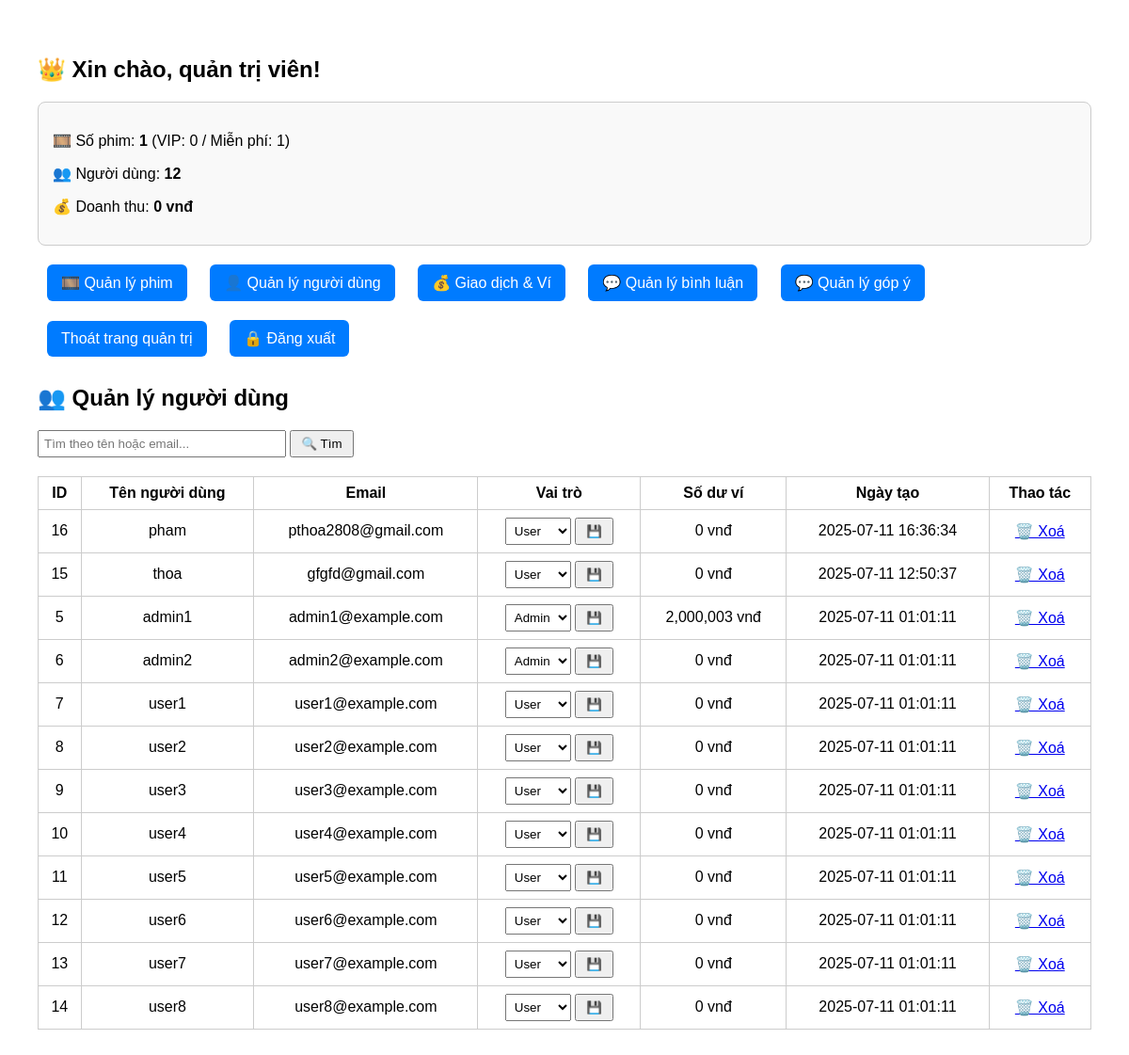
/admin/user_manage.php (signed in), run on the app's committed database.
### tables this page shows
CREATE TABLE `users` (
  `id` int(11) NOT NULL,
  `username` varchar(50) NOT NULL,
  `password` varchar(255) NOT NULL,
  `email` varchar(100) DEFAULT NULL,
  `role` enum('user','admin') DEFAULT 'user',
  `balance` int(11) DEFAULT 0,
  `created_at` datetime DEFAULT current_timestamp()
);

CREATE TABLE `wallets` (
  `user_id` int(11) NOT NULL,
  `balance` int(11) DEFAULT 0
);

### admin/user_manage.php (the view, shortened to what this page needs)
<?php
include("../db.php");
include("dashboard.php");
$keyword = mysqli_real_escape_string($conn, $_GET['search'] ?? '');
$sql = "SELECT u.*, w.balance FROM users u
        LEFT JOIN wallets w ON u.id = w.user_id
        WHERE u.username LIKE '%$keyword%' OR u.email LIKE '%$keyword%'
        ORDER BY u.created_at DESC";
$result = mysqli_query($conn, $sql);
?>
<!DOCTYPE html>
<html>
<head>
</head>
<body>
<h2>👥 Quản lý người dùng</h2>
<form method="get">
    <input type="text" name="search" placeholder="Tìm theo tên hoặc email..." value="<?= htmlspecialchars($keyword) ?>">
    <button type="submit">🔍 Tìm</button>
</form>
<table>
    <tr>
        <th>ID</th>
        <th>Tên người dùng</th>
        <th>Email</th>
        <th>Vai trò</th>
        <th>Số dư ví</th>
        <th>Ngày tạo</th>
        <th>Thao tác</th>
    </tr>
    <?php while ($user = mysqli_fetch_assoc($result)): ?>
        <tr>
            <td><?= $user['id'] ?></td>
            <td><?= htmlspecialchars($user['username']) ?></td>
            <td><?= htmlspecialchars($user['email']) ?></td>
            <td>
                <form method="post" class="inline">
                    <select name="new_role">
                        <option value="user" <?= $user['role'] === 'user' ? 'selected' : '' ?>>User</option>
                        <option value="admin" <?= $user['role'] === 'admin' ? 'selected' : '' ?>>Admin</option>
                    </select>
                    <button type="submit" name="change_role">💾</button>
                </form>
            </td>
            <td><?= number_format($user['balance'] ?? 0) ?> vnđ</td>
            <td><?= $user['created_at'] ?></td>
            <td>
                <a href="?delete=<?= $user['id'] ?>" onclick="return confirm('Bạn chắc chắn muốn xoá người dùng này?')">🗑️ Xoá</a>
            </td>
        </tr>
    <?php endwhile; ?>
</table>
</body>
</html>

### admin/dashboard.php (shortened to what this page needs)
<?php
include("../db.php");
?>
<!DOCTYPE html>
<html>
<head>
</head>
<body>
<h2>👑 Xin chào, quản trị viên!</h2>
<div class="card">
    <?php
    $movie_count = mysqli_num_rows(mysqli_query($conn, "SELECT id FROM movies"));
    $user_count = mysqli_num_rows(mysqli_query($conn, "SELECT id FROM users"));
    $vip_count = mysqli_num_rows(mysqli_query($conn, "SELECT id FROM movies WHERE is_vip = 1"));
    $free_count = $movie_count - $vip_count;
    $revenue = mysqli_fetch_assoc(mysqli_query($conn, "SELECT SUM(price) AS total FROM movies JOIN purchases ON movies.id = purchases.movie_id"))['total'] ?? 0;
    ?>
    <p>🎞️ Số phim: <b><?= $movie_count ?></b> (VIP: <?= $vip_count ?> / Miễn phí: <?= $free_count ?>)</p>
    <p>👥 Người dùng: <b><?= $user_count ?></b></p>
    <p>💰 Doanh thu: <b><?= number_format($revenue) ?> vnđ</b></p>
</div>
<div class="buttons">
    <a href="movie_manage.php">🎞️ Quản lý phim</a>
    <a href="user_manage.php">👤 Quản lý người dùng</a>
    <a href="transaction_log.php">💰 Giao dịch & Ví</a>
    <a href="comment_manage.php">💬 Quản lý bình luận</a>
    <a href="contact_manage.php">💬 Quản lý góp ý</a>
    <a href="../pages/index.php">Thoát trang quản trị</a>
    <a href="../main/logout.php">🔒 Đăng xuất</a>
</div>
</body>
</html>

### admin/dashboard.php (style rules this page uses)
body { font-family: Arial; margin: 20px; }
.card { border: 1px solid #ccc; border-radius: 8px; padding: 15px; margin: 10px 0; background: #f9f9f9; }
.buttons a { display: inline-block; margin: 10px; padding: 10px 15px; border-radius: 6px; background-color: #007bff; color: white; text-decoration: none; }

### admin/user_manage.php (style rules this page uses)
body { font-family: Arial; padding: 20px; }
table { border-collapse: collapse; width: 100%; margin-top: 20px; }
th, td { padding: 8px; border: 1px solid #ccc; text-align: center; }
form.inline { display: inline; }
input[type="text"] { padding: 5px; width: 250px; }
button { padding: 5px 10px; }
select { padding: 5px; }

### data on the page
users: id "16", username "pham", email "pthoa2808@gmail.com", new_role "User", balance "0", created_at "2025-07-11 16:36:34"
users: id "15", username "thoa", email "gfgfd@gmail.com", new_role "User", balance "0", created_at "2025-07-11 12:50:37"
wallets: user_id "5", user_id.username "admin1", user_id.email "admin1@example.com", balance "2,000,003", user_id.created_at "2025-07-11 01:01:11"
users: id "6", username "admin2", email "admin2@example.com", new_role "Admin", balance "0", created_at "2025-07-11 01:01:11"
users: id "7", username "user1", email "user1@example.com", new_role "User", balance "0", created_at "2025-07-11 01:01:11"
users: id "8", username "user2", email "user2@example.com", new_role "User", balance "0", created_at "2025-07-11 01:01:11"
users: id "9", username "user3", email "user3@example.com", new_role "User", balance "0", created_at "2025-07-11 01:01:11"
users: id "10", username "user4", email "user4@example.com", new_role "User", balance "0", created_at "2025-07-11 01:01:11"
users: id "11", username "user5", email "user5@example.com", new_role "User", balance "0", created_at "2025-07-11 01:01:11"
users: id "12", username "user6", email "user6@example.com", new_role "User", balance "0", created_at "2025-07-11 01:01:11"
users: id "13", username "user7", email "user7@example.com", new_role "User", balance "0", created_at "2025-07-11 01:01:11"
users: id "14", username "user8", email "user8@example.com", new_role "User", balance "0", created_at "2025-07-11 01:01:11"

### other printed values
$movie_count "1"
$vip_count "0"
$free_count "1"
$user_count "12"
$revenue "0"
